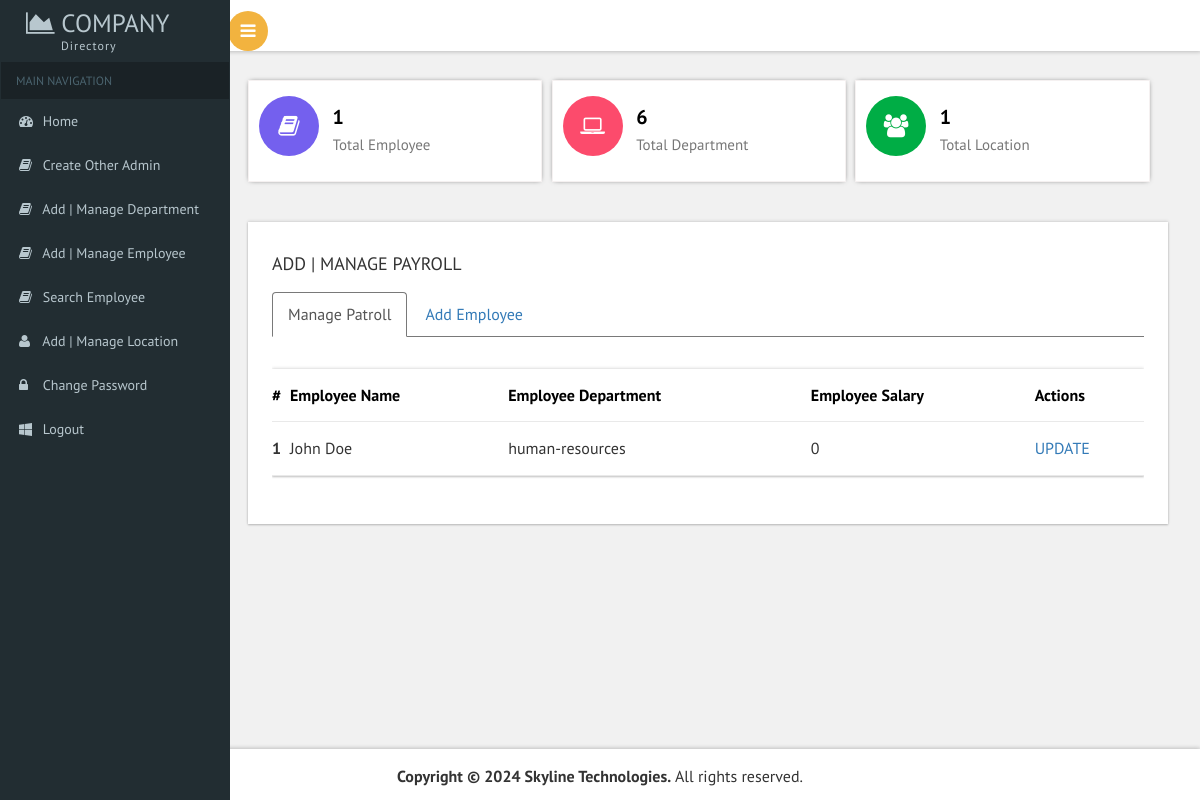
The page /addmanagepayroll.php (signed in) on the database its author committed.
### tables this page shows
CREATE TABLE `employee` (
  `eid` varchar(20) NOT NULL,
  `fullname` varchar(50) NOT NULL,
  `address` varchar(50) NOT NULL,
  `email` varchar(50) NOT NULL,
  `phone` varchar(15) NOT NULL,
  `department` varchar(30) NOT NULL,
  `job_title` varchar(30) NOT NULL,
  `salary` int(11) NOT NULL,
  `location` varchar(50) NOT NULL,
  `reg_date` date NOT NULL
);

CREATE TABLE `department` (
  `dept_id` varchar(20) NOT NULL,
  `name` varchar(30) NOT NULL,
  `hod` varchar(50) NOT NULL,
  `email` varchar(50) NOT NULL,
  `phone` varchar(15) NOT NULL,
  `description` longtext NOT NULL,
  `date` date NOT NULL
);

### addmanagepayroll.php (the view, shortened to what this page needs)
<?php
include 'includes/connection.php';
?>
<!DOCTYPE HTML>
<html>
    <head>
        <link href="css/bootstrap.css" rel='stylesheet' type='text/css' />
        <link href="css/style.css" rel='stylesheet' type='text/css' />
        <link href="css/font-awesome.css" rel="stylesheet">
        <link href='css/SidebarNav.min.css' media='all' rel='stylesheet' type='text/css'/>
        <link href="css/custom.css" rel="stylesheet">
        <link href="css/owl.carousel.css" rel="stylesheet">
    </head>
    <body class="cbp-spmenu-push">
        <div class="main-content">
            <?php
            include 'includes/sidebar.php';
            ?>
            <?php
            include 'includes/header.php';
            ?>
            <div id="page-wrapper">
                <div class="main-page">
                    <?php
                    include 'includes/dashboard.php';
                    ?>
                    <div class="row widgettable">
                        <div style="width:100%; height: 100%; margin-left:0px;  margin-top: 30px !important;" class="col-md-12 general-grids grids-right widget-shadow">
                            <h4 class="title2">ADD | MANAGE PAYROLL</h4>
                            <ul id="myTabs" class="nav nav-tabs" role="tablist">
                                <li role="presentation" class="active"><a href="#profile" role="tab" id="profile-tab" data-toggle="tab" aria-controls="profile" aria-expanded="true">Manage Patroll</a></li>
                                <li role="presentation" class=""><a href="#home" id="home-tab" role="tab" data-toggle="tab" aria-controls="home" aria-expanded="false">Add Employee</a></li>
                            </ul>
                            <div style="width:100%; height: 100%;" id="myTabContent" class="tab-content scrollbar1">
                                <div role="tabpanel" class="tab-pane fade active in" id="profile" aria-labelledby="profile-tab">
                                    <div class="bs-example widget-shadow" data-example-id="contextual-table">
                                        <table class="table">
                                            <thead>
                                                <tr>
                                                    <th>#</th>
                                                    <th>Employee Name</th>
                                                    <th>Employee Department</th>
                                                    <th>Employee Salary</th>
                                                    <th>Actions</th>
                                                </tr>
                                            </thead>
                                            <tbody>
                                                <?php
                                                $result = mysqli_query($conn, "select * from employee");
                                                $a = 1;
                                                while ($row = mysqli_fetch_array($result)) {
                                                    $eid = $row["eid"];
                                                    $empl_fullname = $row["fullname"];
                                                    $empl_salary = $row["salary"];
                                                    $empl_dept = $row["department"];
                                                    $row2 = mysqli_fetch_array(mysqli_query($conn, "select * from department where dept_id='$empl_dept'"));
                                                    $dept_name = $row2["name"];
                                                    ?>
                                                    <tr class="">
                                                        <th scope="row"><?php echo $a; ?></th>
                                                        <td><?php echo $empl_fullname; ?></td>
                                                        <td><?php echo $dept_name; ?></td>
                                                        <td><?php echo $empl_salary; ?></td>
                                                        <td>
                                                            <a href="updatepayroll.php?id=<?php echo $eid; ?>">UPDATE</a>
                                                        </td>
                                                    </tr>
                                                    <?php
                                                    $a++;
                                                }
                                                ?>
                                            </tbody>
                                        </table>
                                    </div>
                                </div>
                            </div>
                        </div>
                    </div>
                    <link rel="stylesheet" href="css/export.css" type="text/css" media="all" />
                </div>
            </div>
            <?php
            include 'includes/footer.php';
            ?>
        </div>
    </body>
</html>

### css/custom.css (style rules this page uses)
#page-wrapper { padding:5em 2em 2.5em; background-color: #F1F1F1; }

### rows shown on the page
employee: fullname "John Doe", department.name "human-resources", salary "0"

### other values the page prints
$num_books "1"
$num_contact "6"
$num_users "1"
